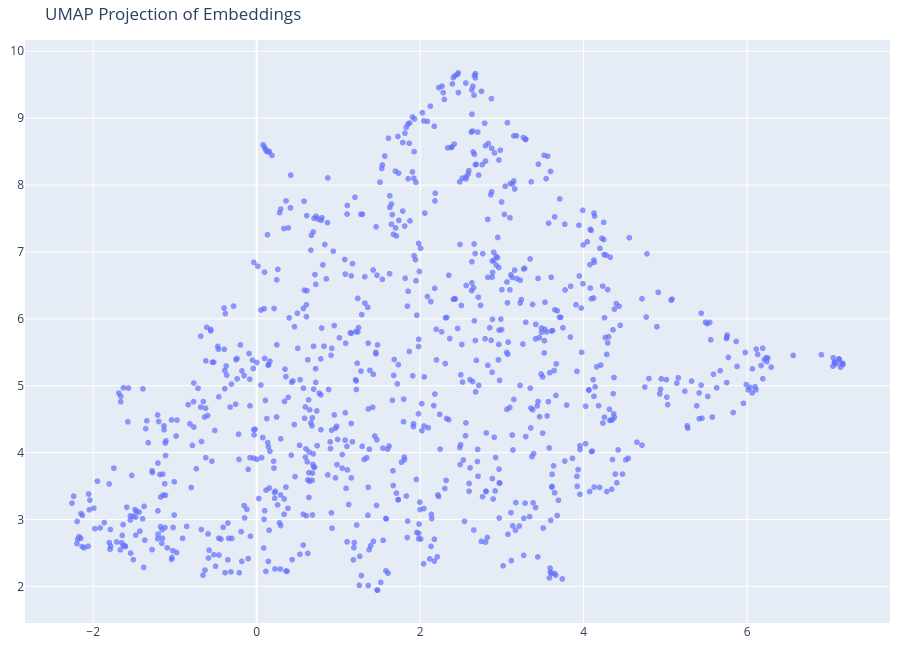

The notebook cell this image was saved under:
### Code cell
import plotly.graph_objects as go

print("🔍 Running UMAP...")
umap_model = UMAP(n_components=2, random_state=42, min_dist=0.1,metric="cosine", n_neighbors=5)
umap_coords = umap_model.fit_transform(embeddings)

# Prepare DataFrame for plotting
plot_df = pd.DataFrame(umap_coords, columns=[f"UMAP_{i+1}" for i in range(2)])
plot_df['text'] = text_df['combined_text']

# Plot
def wrap_text(text, width=80):
    return "<br>".join([text[i:i+width] for i in range(0, len(text), width)])

plot_df['wrapped_text'] = plot_df['text'].apply(wrap_text)

fig = go.Figure(
    data=go.Scattergl(
        x=plot_df["UMAP_1"],
        y=plot_df["UMAP_2"],
        mode='markers',
        marker=dict(size=6, opacity=0.7),
        text=plot_df['wrapped_text'],
        hovertemplate='%{text}<extra></extra>'
    )
)

fig.update_layout(
    title='UMAP Projection of Embeddings',
    height=650,
    margin=dict(l=10, r=10, t=40, b=10)
)

fig.show()

### Figure 1 — Plotly figure (JSON) as saved in the notebook; plotly's stock layout.template omitted (floating-point values rounded to 4 significant figures; data arrays with more than 128 entries replaced by an {"elided": "..."} marker saying what was removed)
{"data": [{"hovertemplate": "%{text}<extra></extra>", "marker": {"opacity": 0.7, "size": 6}, "mode": "markers", "text": {"elided": "959 str values"}, "type": "scattergl", "x": {"elided": "959 float values"}, "y": {"elided": "959 float values"}}], "layout": {"height": 650, "margin": {"b": 10, "l": 10, "r": 10, "t": 40}, "title": {"text": "UMAP Projection of Embeddings"}}}
